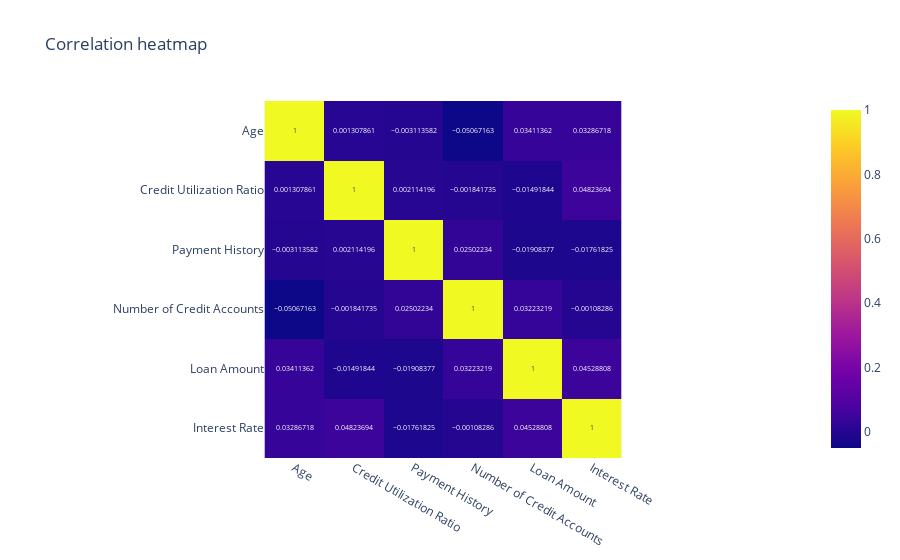

Notebook code for this chart:
### Code cell
numeric_features = ['Age', 'Credit Utilization Ratio', 'Payment History', 'Number of Credit Accounts', 'Loan Amount', 'Interest Rate']
correlation_matrix = px.imshow(df[numeric_features].corr(), text_auto=True, title="Correlation heatmap" )
correlation_matrix.show()

### Figure 1 — Plotly figure (JSON) as saved in the notebook; plotly's stock layout.template omitted (floating-point values rounded to 4 significant figures)
{"data": [{"coloraxis": "coloraxis", "hovertemplate": "x: %{x}<br>y: %{y}<br>color: %{z}<extra></extra>", "name": "0", "texttemplate": "%{z}", "type": "heatmap", "x": ["Age", "Credit Utilization Ratio", "Payment History", "Number of Credit Accounts", "Loan Amount", "Interest Rate"], "xaxis": "x", "y": ["Age", "Credit Utilization Ratio", "Payment History", "Number of Credit Accounts", "Loan Amount", "Interest Rate"], "yaxis": "y", "z": [[1, 0.001308, -0.003114, -0.05067, 0.03411, 0.03287], [0.001308, 1, 0.002114, -0.001842, -0.01492, 0.04824], [-0.003114, 0.002114, 1, 0.02502, -0.01908, -0.01762], [-0.05067, -0.001842, 0.02502, 1, 0.03223, -0.001083], [0.03411, -0.01492, -0.01908, 0.03223, 1, 0.04529], [0.03287, 0.04824, -0.01762, -0.001083, 0.04529, 1]]}], "layout": {"coloraxis": {"colorscale": [[0, "#0d0887"], [0.1111, "#46039f"], [0.2222, "#7201a8"], [0.3333, "#9c179e"], [0.4444, "#bd3786"], [0.5556, "#d8576b"], [0.6667, "#ed7953"], [0.7778, "#fb9f3a"], [0.8889, "#fdca26"], [1, "#f0f921"]]}, "title": {"text": "Correlation heatmap"}, "xaxis": {"anchor": "y", "constrain": "domain", "domain": [0, 1], "scaleanchor": "y"}, "yaxis": {"anchor": "x", "autorange": "reversed", "constrain": "domain", "domain": [0, 1]}}}
